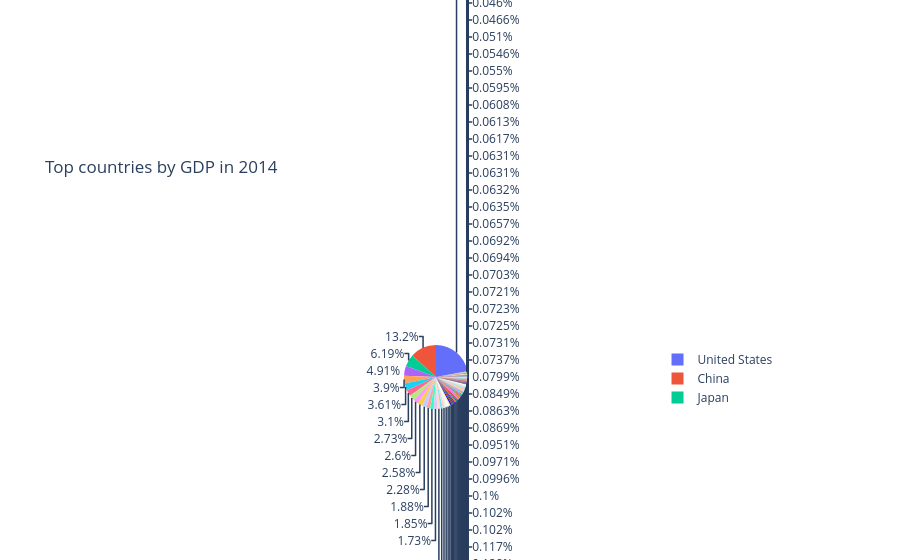
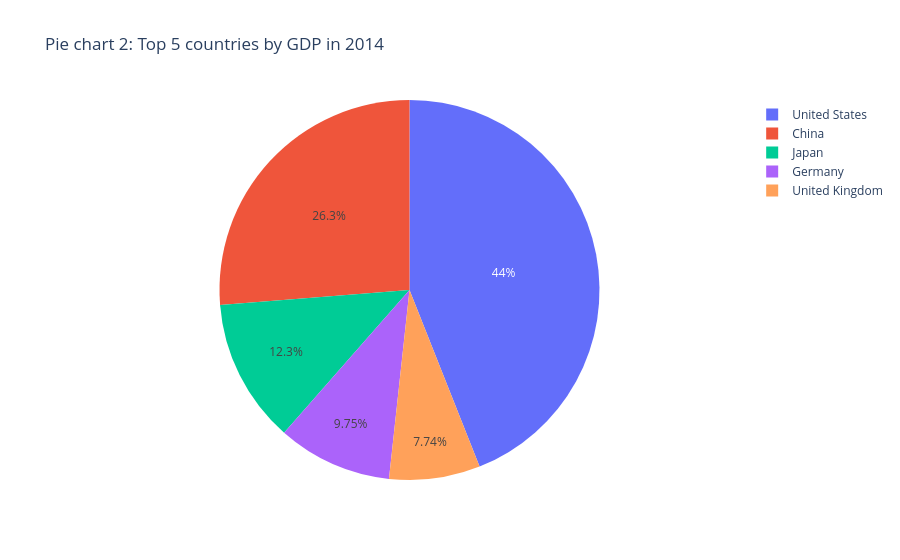

The cell these charts' notebook holds for them, in order:
### Markdown cell above
#### Pie charts

World GDP contribution by country

### Code cell
year = '2014'
fig = px.pie(df_new.sort_values(by=year, ascending=False).reset_index(drop=True), values=year, names='Country Name', title='Top countries by GDP in '+year)
fig.show()

# Pie chart 2
fig = px.pie(df_new.sort_values(by=year, ascending=False).head(5).reset_index(drop=True), values=year, names='Country Name', title='Pie chart 2: Top 5 countries by GDP in '+year)
fig.show()

# Pie chart 3
year = '1975'
fig = px.pie(df_new.sort_values(by=year, ascending=False).head(5).reset_index(drop=True), values=year, names='Country Name', title='Pie chart 3: Top 5 countries by GDP in '+year)
fig.show()

### Figure 1 — Plotly figure (JSON) as saved in the notebook; plotly's stock layout.template omitted (floating-point values rounded to 4 significant figures; data arrays with more than 128 entries replaced by an {"elided": "..."} marker saying what was removed)
{"data": [{"domain": {"x": [0, 1], "y": [0, 1]}, "hovertemplate": "Country Name=%{label}<br>2014=%{value}<extra></extra>", "labels": {"elided": "219 str values"}, "legendgroup": "", "name": "", "showlegend": true, "type": "pie", "values": {"elided": "219 float values"}}], "layout": {"legend": {"tracegroupgap": 0}, "title": {"text": "Top countries by GDP in 2014"}}}

### Figure 2 — Plotly figure (JSON) as saved in the notebook; plotly's stock layout.template omitted (floating-point values rounded to 4 significant figures)
{"data": [{"domain": {"x": [0, 1], "y": [0, 1]}, "hovertemplate": "Country Name=%{label}<br>2014=%{value}<extra></extra>", "labels": ["United States", "China", "Japan", "Germany", "United Kingdom"], "legendgroup": "", "name": "", "showlegend": true, "type": "pie", "values": [17550000000000.0, 10480000000000.0, 4897000000000.0, 3889000000000.0, 3087000000000.0]}], "layout": {"legend": {"tracegroupgap": 0}, "title": {"text": "Pie chart 2: Top 5 countries by GDP in 2014"}}}
